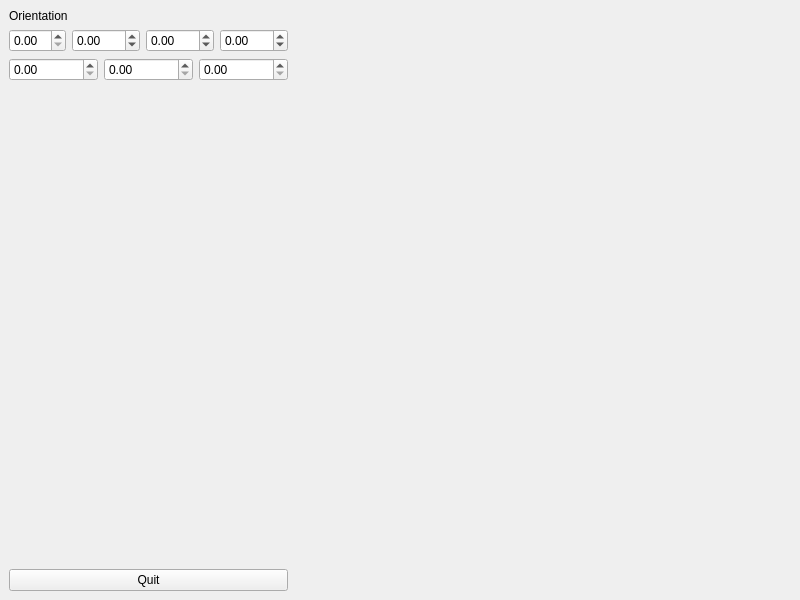
<?xml version="1.0" encoding="UTF-8"?>
<ui version="4.0">
 <class>MainWindow</class>
 <widget class="QMainWindow" name="MainWindow">
  <property name="geometry">
   <rect>
    <x>0</x>
    <y>0</y>
    <width>800</width>
    <height>600</height>
   </rect>
  </property>
  <property name="sizePolicy">
   <sizepolicy hsizetype="Preferred" vsizetype="Preferred">
    <horstretch>0</horstretch>
    <verstretch>0</verstretch>
   </sizepolicy>
  </property>
  <property name="windowTitle">
   <string>MainWindow</string>
  </property>
  <widget class="QWidget" name="centralwidget">
   <layout class="QHBoxLayout" name="horizontalLayout">
    <item>
     <layout class="QVBoxLayout" name="verticalLayout_2">
      <item>
       <layout class="QVBoxLayout" name="verticalLayout">
        <item>
         <widget class="QLabel" name="label">
          <property name="text">
           <string>Orientation</string>
          </property>
         </widget>
        </item>
        <item>
         <layout class="QHBoxLayout" name="horizontalLayout_2">
          <property name="topMargin">
           <number>0</number>
          </property>
          <property name="bottomMargin">
           <number>0</number>
          </property>
          <item>
           <layout class="QHBoxLayout" name="horizontalLayout_3"/>
          </item>
          <item>
           <widget class="QDoubleSpinBox" name="W"/>
          </item>
          <item>
           <widget class="QDoubleSpinBox" name="x">
            <property name="minimum">
             <double>-180.000000000000000</double>
            </property>
            <property name="maximum">
             <double>180.000000000000000</double>
            </property>
           </widget>
          </item>
          <item>
           <widget class="QDoubleSpinBox" name="y">
            <property name="minimum">
             <double>-180.000000000000000</double>
            </property>
            <property name="maximum">
             <double>180.000000000000000</double>
            </property>
           </widget>
          </item>
          <item>
           <widget class="QDoubleSpinBox" name="z">
            <property name="minimum">
             <double>-180.000000000000000</double>
            </property>
            <property name="maximum">
             <double>180.000000000000000</double>
            </property>
           </widget>
          </item>
         </layout>
        </item>
        <item>
         <layout class="QHBoxLayout" name="horizontalLayout_4">
          <item>
           <widget class="QDoubleSpinBox" name="pitch"/>
          </item>
          <item>
           <widget class="QDoubleSpinBox" name="yaw"/>
          </item>
          <item>
           <widget class="QDoubleSpinBox" name="roll"/>
          </item>
         </layout>
        </item>
        <item>
         <spacer name="verticalSpacer">
          <property name="orientation">
           <enum>Qt::Vertical</enum>
          </property>
          <property name="sizeHint" stdset="0">
           <size>
            <width>20</width>
            <height>40</height>
           </size>
          </property>
         </spacer>
        </item>
       </layout>
      </item>
      <item>
       <widget class="QPushButton" name="pushButton">
        <property name="text">
         <string>Quit</string>
        </property>
       </widget>
      </item>
     </layout>
    </item>
    <item>
     <widget class="GLWidget" name="GLwidget" native="true">
      <property name="sizePolicy">
       <sizepolicy hsizetype="Expanding" vsizetype="Preferred">
        <horstretch>0</horstretch>
        <verstretch>0</verstretch>
       </sizepolicy>
      </property>
     </widget>
    </item>
   </layout>
  </widget>
 </widget>
 <customwidgets>
  <customwidget>
   <class>GLWidget</class>
   <extends>QWidget</extends>
   <header>glwidget.h</header>
   <container>1</container>
  </customwidget>
 </customwidgets>
 <resources/>
 <connections>
  <connection>
   <sender>pushButton</sender>
   <signal>released()</signal>
   <receiver>MainWindow</receiver>
   <slot>close()</slot>
   <hints>
    <hint type="sourcelabel">
     <x>50</x>
     <y>573</y>
    </hint>
    <hint type="destinationlabel">
     <x>51</x>
     <y>413</y>
    </hint>
   </hints>
  </connection>
 </connections>
</ui>
